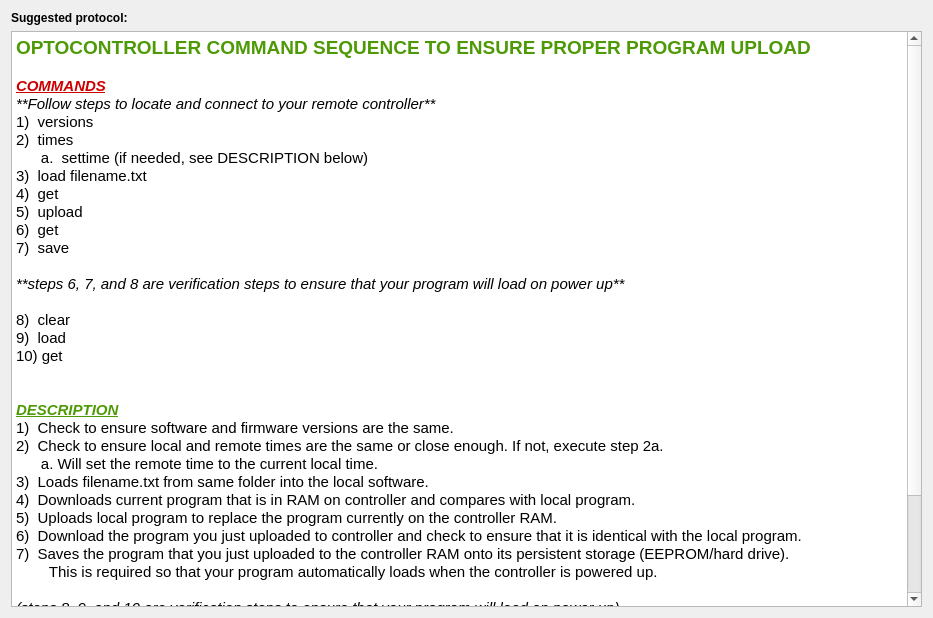
<?xml version="1.0" encoding="UTF-8"?>
<ui version="4.0">
 <class>ProtocolWindow</class>
 <widget class="QDialog" name="ProtocolWindow">
  <property name="geometry">
   <rect>
    <x>0</x>
    <y>0</y>
    <width>933</width>
    <height>618</height>
   </rect>
  </property>
  <property name="minimumSize">
   <size>
    <width>933</width>
    <height>0</height>
   </size>
  </property>
  <property name="windowTitle">
   <string>Dialog</string>
  </property>
  <layout class="QVBoxLayout" name="verticalLayout">
   <item>
    <widget class="QLabel" name="label">
     <property name="font">
      <font>
       <weight>75</weight>
       <bold>true</bold>
      </font>
     </property>
     <property name="text">
      <string>Suggested protocol:</string>
     </property>
    </widget>
   </item>
   <item>
    <widget class="QTextEdit" name="textEdit">
     <property name="html">
      <string>&lt;!DOCTYPE HTML PUBLIC &quot;-//W3C//DTD HTML 4.0//EN&quot; &quot;http://www.w3.org/TR/REC-html40/strict.dtd&quot;&gt;
&lt;html&gt;&lt;head&gt;&lt;meta name=&quot;qrichtext&quot; content=&quot;1&quot; /&gt;&lt;style type=&quot;text/css&quot;&gt;
p, li { white-space: pre-wrap; }
&lt;/style&gt;&lt;/head&gt;&lt;body style=&quot; font-family:'Ubuntu'; font-size:11pt; font-weight:400; font-style:normal;&quot;&gt;
&lt;p style=&quot; margin-top:0px; margin-bottom:0px; margin-left:0px; margin-right:0px; -qt-block-indent:0; text-indent:0px;&quot;&gt;&lt;span style=&quot; font-size:14pt; font-weight:600; color:#4e9a06;&quot;&gt;OPTOCONTROLLER COMMAND SEQUENCE TO ENSURE PROPER PROGRAM UPLOAD&lt;/span&gt;&lt;/p&gt;
&lt;p style=&quot;-qt-paragraph-type:empty; margin-top:0px; margin-bottom:0px; margin-left:0px; margin-right:0px; -qt-block-indent:0; text-indent:0px;&quot;&gt;&lt;br /&gt;&lt;/p&gt;
&lt;p style=&quot; margin-top:0px; margin-bottom:0px; margin-left:0px; margin-right:0px; -qt-block-indent:0; text-indent:0px;&quot;&gt;&lt;span style=&quot; font-weight:600; font-style:italic; text-decoration: underline; color:#cc0000;&quot;&gt;COMMANDS&lt;/span&gt;&lt;/p&gt;
&lt;p style=&quot; margin-top:0px; margin-bottom:0px; margin-left:0px; margin-right:0px; -qt-block-indent:0; text-indent:0px;&quot;&gt;&lt;span style=&quot; font-style:italic;&quot;&gt;**Follow steps to locate and connect to your remote controller**&lt;/span&gt;&lt;/p&gt;
&lt;p style=&quot; margin-top:0px; margin-bottom:0px; margin-left:0px; margin-right:0px; -qt-block-indent:0; text-indent:0px;&quot;&gt;1)  versions&lt;/p&gt;
&lt;p style=&quot; margin-top:0px; margin-bottom:0px; margin-left:0px; margin-right:0px; -qt-block-indent:0; text-indent:0px;&quot;&gt;2)  times&lt;/p&gt;
&lt;p style=&quot; margin-top:0px; margin-bottom:0px; margin-left:0px; margin-right:0px; -qt-block-indent:0; text-indent:0px;&quot;&gt;      a.  settime (if needed, see DESCRIPTION below)&lt;/p&gt;
&lt;p style=&quot; margin-top:0px; margin-bottom:0px; margin-left:0px; margin-right:0px; -qt-block-indent:0; text-indent:0px;&quot;&gt;3)  load filename.txt &lt;/p&gt;
&lt;p style=&quot; margin-top:0px; margin-bottom:0px; margin-left:0px; margin-right:0px; -qt-block-indent:0; text-indent:0px;&quot;&gt;4)  get &lt;/p&gt;
&lt;p style=&quot; margin-top:0px; margin-bottom:0px; margin-left:0px; margin-right:0px; -qt-block-indent:0; text-indent:0px;&quot;&gt;5)  upload &lt;/p&gt;
&lt;p style=&quot; margin-top:0px; margin-bottom:0px; margin-left:0px; margin-right:0px; -qt-block-indent:0; text-indent:0px;&quot;&gt;6)  get &lt;/p&gt;
&lt;p style=&quot; margin-top:0px; margin-bottom:0px; margin-left:0px; margin-right:0px; -qt-block-indent:0; text-indent:0px;&quot;&gt;7)  save &lt;/p&gt;
&lt;p style=&quot;-qt-paragraph-type:empty; margin-top:0px; margin-bottom:0px; margin-left:0px; margin-right:0px; -qt-block-indent:0; text-indent:0px;&quot;&gt;&lt;br /&gt;&lt;/p&gt;
&lt;p style=&quot; margin-top:0px; margin-bottom:0px; margin-left:0px; margin-right:0px; -qt-block-indent:0; text-indent:0px;&quot;&gt;&lt;span style=&quot; font-style:italic;&quot;&gt;**steps 6, 7, and 8 are verification steps to ensure that your program will load on power up**&lt;/span&gt;&lt;/p&gt;
&lt;p style=&quot;-qt-paragraph-type:empty; margin-top:0px; margin-bottom:0px; margin-left:0px; margin-right:0px; -qt-block-indent:0; text-indent:0px;&quot;&gt;&lt;br /&gt;&lt;/p&gt;
&lt;p style=&quot; margin-top:0px; margin-bottom:0px; margin-left:0px; margin-right:0px; -qt-block-indent:0; text-indent:0px;&quot;&gt;8)  clear &lt;/p&gt;
&lt;p style=&quot; margin-top:0px; margin-bottom:0px; margin-left:0px; margin-right:0px; -qt-block-indent:0; text-indent:0px;&quot;&gt;9)  load &lt;/p&gt;
&lt;p style=&quot; margin-top:0px; margin-bottom:0px; margin-left:0px; margin-right:0px; -qt-block-indent:0; text-indent:0px;&quot;&gt;10) get &lt;/p&gt;
&lt;p style=&quot;-qt-paragraph-type:empty; margin-top:0px; margin-bottom:0px; margin-left:0px; margin-right:0px; -qt-block-indent:0; text-indent:0px;&quot;&gt;&lt;br /&gt;&lt;/p&gt;
&lt;p style=&quot;-qt-paragraph-type:empty; margin-top:0px; margin-bottom:0px; margin-left:0px; margin-right:0px; -qt-block-indent:0; text-indent:0px;&quot;&gt;&lt;br /&gt;&lt;/p&gt;
&lt;p style=&quot; margin-top:0px; margin-bottom:0px; margin-left:0px; margin-right:0px; -qt-block-indent:0; text-indent:0px;&quot;&gt;&lt;span style=&quot; font-weight:600; font-style:italic; text-decoration: underline; color:#4e9a06;&quot;&gt;DESCRIPTION&lt;/span&gt;&lt;/p&gt;
&lt;p style=&quot; margin-top:0px; margin-bottom:0px; margin-left:0px; margin-right:0px; -qt-block-indent:0; text-indent:0px;&quot;&gt;1)  Check to ensure software and firmware versions are the same.&lt;/p&gt;
&lt;p style=&quot; margin-top:0px; margin-bottom:0px; margin-left:0px; margin-right:0px; -qt-block-indent:0; text-indent:0px;&quot;&gt;2)  Check to ensure local and remote times are the same or close enough. If not, execute step 2a.&lt;/p&gt;
&lt;p style=&quot; margin-top:0px; margin-bottom:0px; margin-left:0px; margin-right:0px; -qt-block-indent:0; text-indent:0px;&quot;&gt;      a. Will set the remote time to the current local time.&lt;/p&gt;
&lt;p style=&quot; margin-top:0px; margin-bottom:0px; margin-left:0px; margin-right:0px; -qt-block-indent:0; text-indent:0px;&quot;&gt;3)  Loads filename.txt from same folder into the local software.&lt;/p&gt;
&lt;p style=&quot; margin-top:0px; margin-bottom:0px; margin-left:0px; margin-right:0px; -qt-block-indent:0; text-indent:0px;&quot;&gt;4)  Downloads current program that is in RAM on controller and compares with local program.&lt;/p&gt;
&lt;p style=&quot; margin-top:0px; margin-bottom:0px; margin-left:0px; margin-right:0px; -qt-block-indent:0; text-indent:0px;&quot;&gt;5)  Uploads local program to replace the program currently on the controller RAM.&lt;/p&gt;
&lt;p style=&quot; margin-top:0px; margin-bottom:0px; margin-left:0px; margin-right:0px; -qt-block-indent:0; text-indent:0px;&quot;&gt;6)  Download the program you just uploaded to controller and check to ensure that it is identical with the local program.&lt;/p&gt;
&lt;p style=&quot; margin-top:0px; margin-bottom:0px; margin-left:0px; margin-right:0px; -qt-block-indent:0; text-indent:0px;&quot;&gt;7)  Saves the program that you just uploaded to the controller RAM onto its persistent storage (EEPROM/hard drive).  &lt;/p&gt;
&lt;p style=&quot; margin-top:0px; margin-bottom:0px; margin-left:0px; margin-right:0px; -qt-block-indent:0; text-indent:0px;&quot;&gt;        This is required so that your program automatically loads when the controller is powered up.&lt;/p&gt;
&lt;p style=&quot;-qt-paragraph-type:empty; margin-top:0px; margin-bottom:0px; margin-left:0px; margin-right:0px; -qt-block-indent:0; text-indent:0px;&quot;&gt;&lt;br /&gt;&lt;/p&gt;
&lt;p style=&quot; margin-top:0px; margin-bottom:0px; margin-left:0px; margin-right:0px; -qt-block-indent:0; text-indent:0px;&quot;&gt;&lt;span style=&quot; font-style:italic;&quot;&gt;(steps 8, 9, and 10 are verification steps to ensure that your program will load on power up)&lt;/span&gt;&lt;/p&gt;
&lt;p style=&quot;-qt-paragraph-type:empty; margin-top:0px; margin-bottom:0px; margin-left:0px; margin-right:0px; -qt-block-indent:0; text-indent:0px;&quot;&gt;&lt;br /&gt;&lt;/p&gt;
&lt;p style=&quot; margin-top:0px; margin-bottom:0px; margin-left:0px; margin-right:0px; -qt-block-indent:0; text-indent:0px;&quot;&gt;8)  This will clear your program out of the controller RAM.&lt;/p&gt;
&lt;p style=&quot; margin-top:0px; margin-bottom:0px; margin-left:0px; margin-right:0px; -qt-block-indent:0; text-indent:0px;&quot;&gt;9)  This will load the program currently on the controller EEPROM/hard drive into controller RAM.&lt;/p&gt;
&lt;p style=&quot; margin-top:0px; margin-bottom:0px; margin-left:0px; margin-right:0px; -qt-block-indent:0; text-indent:0px;&quot;&gt;10) This will download that program (currently in RAM) to your local computer and compare it to the local program.  &lt;/p&gt;
&lt;p style=&quot; margin-top:0px; margin-bottom:0px; margin-left:0px; margin-right:0px; -qt-block-indent:0; text-indent:0px;&quot;&gt;        If identical, then you can be sure that your program has been uploaded correctly and that it is saved to &lt;/p&gt;
&lt;p style=&quot; margin-top:0px; margin-bottom:0px; margin-left:0px; margin-right:0px; -qt-block-indent:0; text-indent:0px;&quot;&gt;        the remote EEPROM so that it will automatically load and stage on power up.&lt;/p&gt;&lt;/body&gt;&lt;/html&gt;</string>
     </property>
    </widget>
   </item>
  </layout>
 </widget>
 <resources/>
 <connections/>
</ui>
